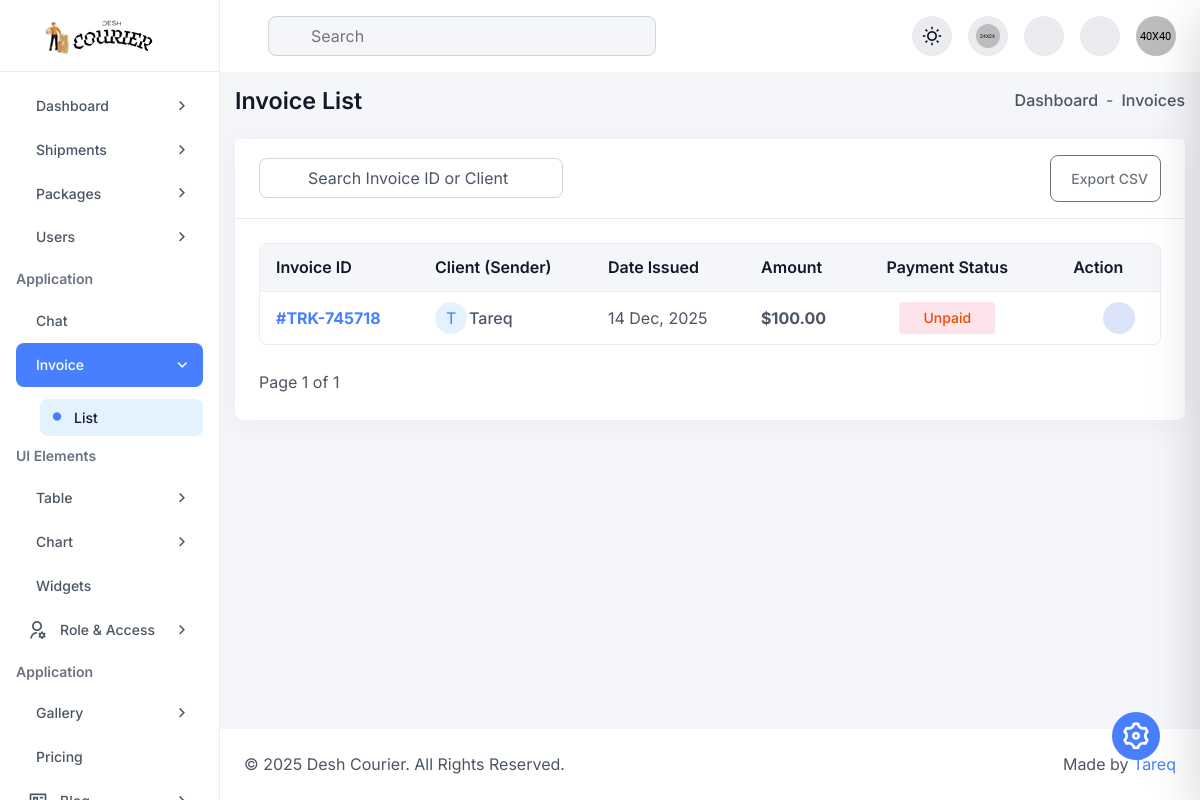
The page /admin/invoice-list.php on the database as committed earlier.
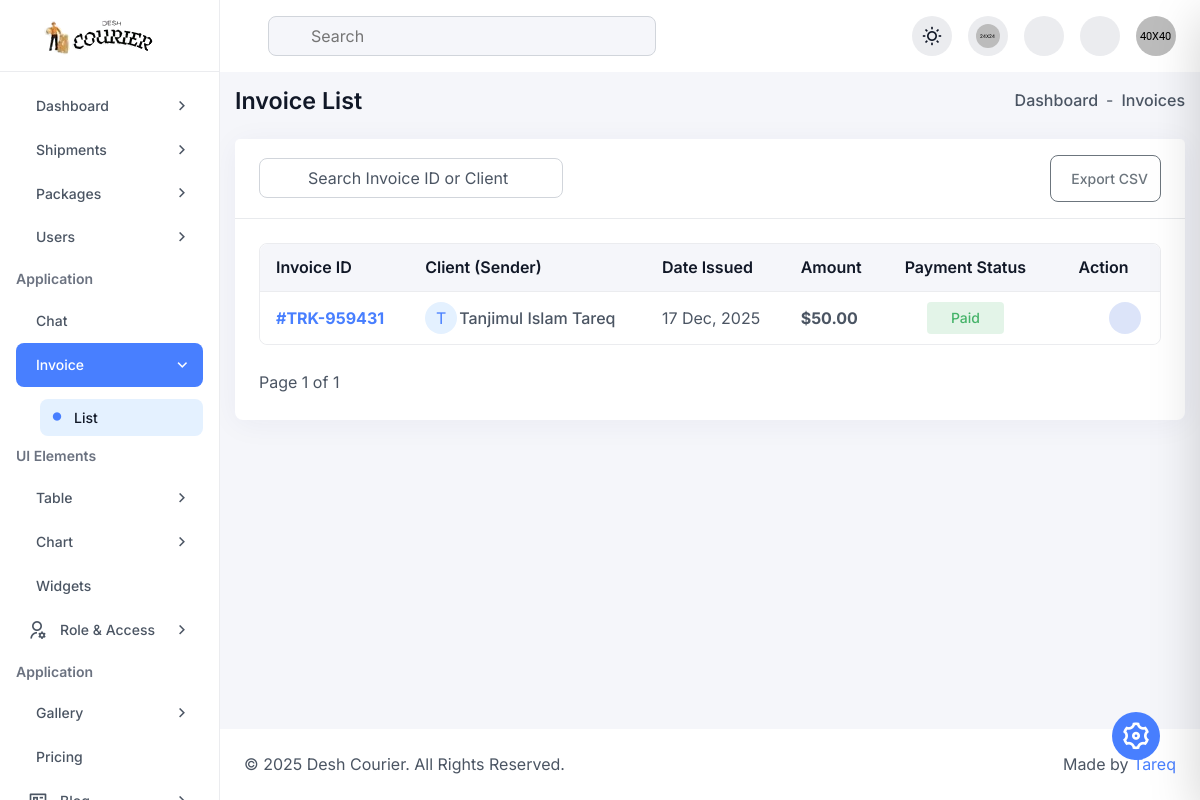
The same page on the database as committed later.
### tables this page shows
CREATE TABLE `parcels` (
  `parcel_id` int(11) NOT NULL,
  `tracking_number` varchar(50) NOT NULL,
  `sender_name` varchar(100) NOT NULL,
  `sender_phone` varchar(20) NOT NULL,
  `sender_address` text NOT NULL,
  `receiver_name` varchar(100) NOT NULL,
  `receiver_phone` varchar(20) NOT NULL,
  `receiver_address` text NOT NULL,
  `weight_kg` decimal(5,2) DEFAULT NULL,
  `delivery_type` enum('standard','express','same_day') DEFAULT 'standard',
  `price` decimal(10,2) NOT NULL,
  `current_status` enum('pending','picked_up','in_transit','out_for_delivery','delivered','returned','cancelled') DEFAULT 'pending',
  `assigned_courier_id` int(11) DEFAULT NULL,
  `created_at` timestamp NOT NULL DEFAULT current_timestamp(),
  `updated_at` timestamp NOT NULL DEFAULT current_timestamp() ON UPDATE current_timestamp()
);

### admin/invoice-list.php (the view, shortened to what this page needs)
<?php
require 'db.php';
$limit = 10;
$page = isset($_GET['page']) ? (int)$_GET['page'] : 1;
$offset = ($page - 1) * $limit;
$search = $_GET['search'] ?? '';
$sql = "SELECT * FROM parcels WHERE 1=1";
$params = [];
$count_stmt = $pdo->prepare($sql);
$count_stmt->execute($params);
$total_rows = $count_stmt->rowCount();
$total_pages = ceil($total_rows / $limit);
$sql .= " ORDER BY created_at DESC LIMIT :limit OFFSET :offset";
$stmt = $pdo->prepare($sql);
$stmt->bindValue(':limit', $limit, PDO::PARAM_INT);
$stmt->bindValue(':offset', $offset, PDO::PARAM_INT);
$stmt->execute();
$invoices = $stmt->fetchAll(PDO::FETCH_ASSOC);
include 'inc/header.php';
?>
<div class="dashboard-main-body">
    <div class="d-flex flex-wrap align-items-center justify-content-between gap-3 mb-24">
        <h6 class="fw-semibold mb-0">Invoice List</h6>
        <ul class="d-flex align-items-center gap-2">
            <li class="fw-medium"><a href="index.html" class="hover-text-primary">Dashboard</a></li>
            <li>-</li>
            <li class="fw-medium">Invoices</li>
        </ul>
    </div>
    <div class="card h-100 p-0 radius-12">
        <div class="card-header border-bottom bg-base py-16 px-24 d-flex align-items-center flex-wrap gap-3 justify-content-between">
            <div class="d-flex align-items-center flex-wrap gap-3">
                <form class="navbar-search" method="GET">
                    <div class="position-relative">
                        <input type="text" class="bg-base h-40-px w-auto form-control ps-5" name="search" value="<?= htmlspecialchars($search) ?>" placeholder="Search Invoice ID or Client">
                    </div>
                </form>
            </div>
            <button type="button" class="btn btn-outline-secondary text-sm btn-sm px-12 py-12 radius-8 d-flex align-items-center gap-2">
                Export CSV
            </button>
        </div>
        <div class="card-body p-24">
            <div class="table-responsive scroll-sm">
                <table class="table bordered-table sm-table mb-0">
                    <thead>
                        <tr>
                            <th scope="col">Invoice ID</th>
                            <th scope="col">Client (Sender)</th>
                            <th scope="col">Date Issued</th>
                            <th scope="col">Amount</th>
                            <th scope="col" class="text-center">Payment Status</th>
                            <th scope="col" class="text-center">Action</th>
                        </tr>
                    </thead>
                    <tbody>
                        <?php foreach($invoices as $inv): ?>
                        <tr>
                            <td>
                                <a href="invoice.php?id=<?= $inv['parcel_id'] ?>" target="_blank" class="text-primary-600 fw-bold hover-text-primary">
                                    #<?= htmlspecialchars($inv['tracking_number']) ?>
                                </a>
                            </td>
                            <td>
                                <div class="d-flex align-items-center">
                                    <div class="w-32-px h-32-px rounded-circle bg-primary-50 text-primary-600 d-flex align-items-center justify-content-center me-2">
                                        <?= strtoupper(substr($inv['sender_name'], 0, 1)) ?>
                                    </div>
                                    <span class="text-md fw-medium"><?= htmlspecialchars($inv['sender_name']) ?></span>
                                </div>
                            </td>
                            <td><?= date('d M, Y', strtotime($inv['created_at'])) ?></td>
                            <td class="fw-bold">$<?= number_format($inv['price'], 2) ?></td>
                            <td class="text-center">
                                <?php
                                    $status = ($inv['current_status'] == 'delivered') ? 'Paid' : 'Unpaid';
                                    $badge = ($status == 'Paid') ? 'bg-success-focus text-success-main' : 'bg-danger-focus text-danger-main';
                                ?>
                                <span class="<?= $badge ?> px-24 py-4 radius-4 fw-medium text-sm">
                                    <?= $status ?>
                                </span>
                            </td>
                            <td class="text-center">
                                <div class="d-flex align-items-center gap-10 justify-content-center">
                                    <a href="invoice.php?id=<?= $inv['parcel_id'] ?>" target="_blank" title="View / Print" class="bg-primary-focus text-primary-600 w-32-px h-32-px d-flex justify-content-center align-items-center rounded-circle">
                                    </a>
                                    <a href="invoice.php?id=<?= $inv['parcel_id'] ?>" download title="Download" class="bg-info-focus text-info-600 w-32-px h-32-px d-flex justify-content-center align-items-center rounded-circle">
                                    </a>
                                </div>
                            </td>
                        </tr>
                        <?php endforeach; ?>
                    </tbody>
                </table>
            </div>
            <div class="d-flex align-items-center justify-content-between flex-wrap gap-2 mt-24">
                <span>Page <?= $page ?> of <?= $total_pages ?></span>
            </div>
        </div>
    </div>
</div>
<?php include 'inc/footer.php'; ?>

### admin/inc/header.php (shortened to what this page needs)
<!DOCTYPE html>
<html lang="en" data-theme="light">
<head>
  <link rel="stylesheet" href="assets/css/remixicon.css">
  <link rel="stylesheet" href="assets/css/lib/bootstrap.min.css">
  <link rel="stylesheet" href="assets/css/lib/apexcharts.css">
  <link rel="stylesheet" href="assets/css/lib/dataTables.min.css">
  <link rel="stylesheet" href="assets/css/lib/editor-katex.min.css">
  <link rel="stylesheet" href="assets/css/lib/editor.atom-one-dark.min.css">
  <link rel="stylesheet" href="assets/css/lib/editor.quill.snow.css">
  <link rel="stylesheet" href="assets/css/lib/flatpickr.min.css">
  <link rel="stylesheet" href="assets/css/lib/full-calendar.css">
  <link rel="stylesheet" href="assets/css/lib/jquery-jvectormap-2.0.5.css">
  <link rel="stylesheet" href="assets/css/lib/magnific-popup.css">
  <link rel="stylesheet" href="assets/css/lib/slick.css">
  <link rel="stylesheet" href="assets/css/lib/prism.css">
  <link rel="stylesheet" href="assets/css/lib/file-upload.css">
  <link rel="stylesheet" href="assets/css/lib/audioplayer.css">
  <link rel="stylesheet" href="assets/css/style.css">
</head>
<body>
<button type="button"
    class="theme-customization__button w-48-px h-48-px bg-primary-600 text-white rounded-circle d-flex justify-content-center align-items-center position-fixed end-0 bottom-0 mb-40 me-40 text-2xxl bg-hover-primary-700">
    <i class="ri-settings-3-line animate-spin"></i>
</button>
<aside class="sidebar">
  <div>
    <a href="index.php" class="sidebar-logo">
      <img src="assets/images/desh_courier-removebg-preview.png" alt="site logo" class="light-logo">
    </a>
  </div>
  <div class="sidebar-menu-area">
    <ul class="sidebar-menu" id="sidebar-menu">
      <li class="dropdown">
        <a href="javascript:void(0)">
          <span>Dashboard</span>
        </a>
      </li>
      <li class="dropdown">
        <a href="javascript:void(0)">
          <span>Shipments</span>
        </a>
      </li>
      <li class="dropdown">
        <a href="javascript:void(0)">
          <span>Packages</span>
        </a>
      </li>
      <li class="dropdown">
        <a href="javascript:void(0)">
          <span>Users</span>
        </a>
      </li>
      <li class="sidebar-menu-group-title">Application</li>
      <li>
        <a href="chat-message.html">
          <span>Chat</span>
        </a>
      </li>
      <li class="dropdown">
        <a href="javascript:void(0)">
          <span>Invoice</span>
        </a>
        <ul class="sidebar-submenu">
          <li>
            <a href="invoice-list.php"><i class="ri-circle-fill circle-icon text-primary-600 w-auto"></i> List</a>
          </li>
        </ul>
      </li>
      <li class="sidebar-menu-group-title">UI Elements</li>
      <li class="dropdown">
        <a href="javascript:void(0)">
          <span>Table</span>
        </a>
      </li>
      <li class="dropdown">
        <a href="javascript:void(0)">
          <span>Chart</span>
        </a>
      </li>
      <li>
        <a href="widgets.html">
          <span>Widgets</span>
        </a>
      </li>
      <li class="dropdown">
        <a href="javascript:void(0)">
          <i class="ri-user-settings-line text-xl me-14 d-flex w-auto"></i>
          <span>Role & Access</span>
        </a>
      </li>
      <li class="sidebar-menu-group-title">Application</li>
      <li class="dropdown">
        <a href="javascript:void(0)">
          <span>Gallery</span>
        </a>
      </li>
      <li>
        <a href="pricing.html">
          <span>Pricing</span>
        </a>
      </li>
      <li class="dropdown">
        <a href="javascript:void(0)">
          <i class="ri-news-line text-xl me-14 d-flex w-auto"></i>
          <span>Blog</span>
        </a>
      </li>
    </ul>
  </div>
</aside>
<main class="dashboard-main">
    <div class="navbar-header">
  <div class="row align-items-center justify-content-between">
    <div class="col-auto">
      <div class="d-flex flex-wrap align-items-center gap-4">
        <form class="navbar-search">
          <input type="text" name="search" placeholder="Search">
        </form>
      </div>
    </div>
    <div class="col-auto">
      <div class="d-flex flex-wrap align-items-center gap-3">
        <button type="button" data-theme-toggle
          class="w-40-px h-40-px bg-neutral-200 rounded-circle d-flex justify-content-center align-items-center"></button>
        <div class="dropdown d-none d-sm-inline-block">
          <button
            class="has-indicator w-40-px h-40-px bg-neutral-200 rounded-circle d-flex justify-content-center align-items-center"
            type="button" data-bs-toggle="dropdown">
            <img src="assets/images/lang-flag.png" alt="image" class="w-24 h-24 object-fit-cover rounded-circle">
          </button>
        </div>
        <div class="dropdown">
          <button
            class="has-indicator w-40-px h-40-px bg-neutral-200 rounded-circle d-flex justify-content-center align-items-center"
            type="button" data-bs-toggle="dropdown">
          </button>
        </div>
        <div class="dropdown">
          <button
            class="has-indicator w-40-px h-40-px bg-neutral-200 rounded-circle d-flex justify-content-center align-items-center"
            type="button" data-bs-toggle="dropdown">
          </button>
        </div>
        <div class="dropdown">
          <button class="d-flex justify-content-center align-items-center rounded-circle" type="button"
            data-bs-toggle="dropdown">
            <img src="assets/images/user.png" alt="image" class="w-40-px h-40-px object-fit-cover rounded-circle">
          </button>
        </div>
      </div>
    </div>
  </div>
</div>

### admin/inc/footer.php (shortened to what this page needs)
<footer class="d-footer">
  <div class="row align-items-center justify-content-between">
    <div class="col-auto">
      <p class="mb-0">© 2025 Desh Courier. All Rights Reserved.</p>
    </div>
    <div class="col-auto">
      <p class="mb-0">Made by <span class="text-primary-600">Tareq</span></p>
    </div>
  </div>
</footer>
</main>
</body>
</html>

Rows that differ between the two databases and show on the page:
removed parcels: tracking_number "TRK-745718", sender_name "T", sender_name "Tareq", created_at "14 Dec, 2025", price "100.00", current_status "Unpaid"
added parcels: tracking_number "TRK-959431", sender_name "T", sender_name "Tanjimul Islam Tareq", created_at "17 Dec, 2025", price "50.00", current_status "Paid"
